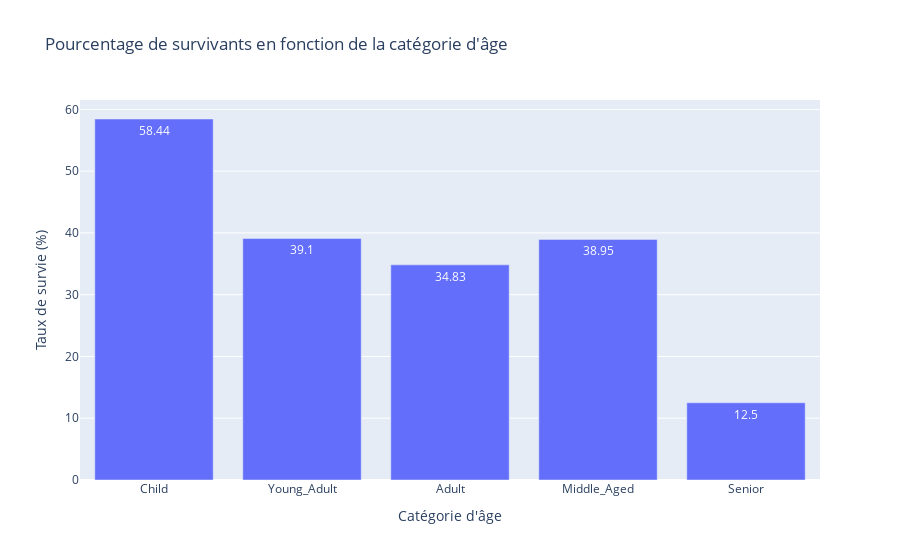

The cell this chart's notebook holds for it:
### Code cell
survival_by_agebin = train_data_filled.groupby('AgeBin', observed=False).agg({
    'Survived': ['count', 'sum']
})

survival_by_agebin.columns = ['Total', 'Survivors']
survival_by_agebin['Survival_Rate'] = (survival_by_agebin['Survivors'] / survival_by_agebin['Total'] * 100).round(2)

print(survival_by_agebin)

agebin_fig = px.bar(
    survival_by_agebin.reset_index(), # reset_index replace la colonne title correctement pour plotly
    x='AgeBin',
    y='Survival_Rate',
    title='Pourcentage de survivants en fonction de la catégorie d\'âge',
    labels={
        'Survival_Rate': 'Taux de survie (%)',
        'AgeBin': 'Catégorie d\'âge'
    },
    text='Survival_Rate'
)

agebin_fig.show()

### Figure 1 — Plotly figure (JSON) as saved in the notebook; plotly's stock layout.template omitted (floating-point values rounded to 4 significant figures)
{"data": [{"hovertemplate": "Catégorie d'âge=%{x}<br>Taux de survie (%)=%{text}<extra></extra>", "legendgroup": "", "marker": {"color": "#636efa", "pattern": {"shape": ""}}, "name": "", "orientation": "v", "showlegend": false, "text": [58.44, 39.1, 34.83, 38.95, 12.5], "textposition": "auto", "type": "bar", "x": ["Child", "Young_Adult", "Adult", "Middle_Aged", "Senior"], "xaxis": "x", "y": [58.44, 39.1, 34.83, 38.95, 12.5], "yaxis": "y"}], "layout": {"barmode": "relative", "legend": {"tracegroupgap": 0}, "title": {"text": "Pourcentage de survivants en fonction de la catégorie d'âge"}, "xaxis": {"anchor": "y", "domain": [0, 1], "title": {"text": "Catégorie d'âge"}}, "yaxis": {"anchor": "x", "domain": [0, 1], "title": {"text": "Taux de survie (%)"}}}}
